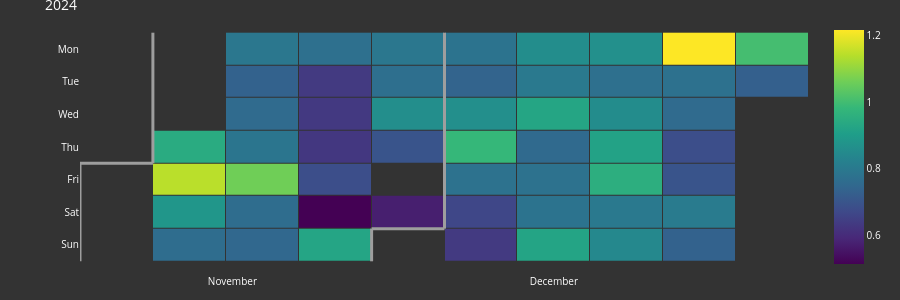
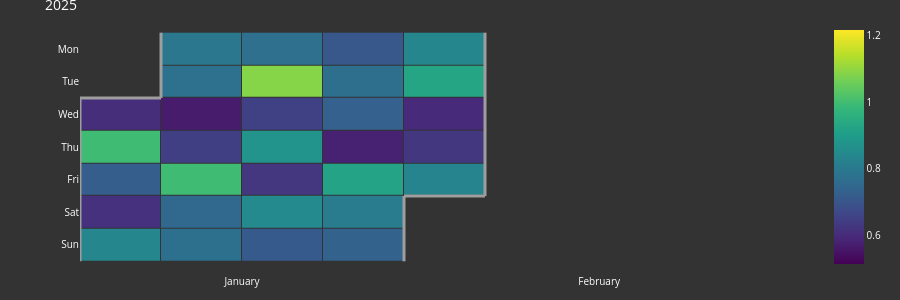

Here is the notebook cell these charts were saved with, in order:
### Markdown cell above
Bastantes más filas que en df original

### Code cell
import pandas as pd
import matplotlib.pyplot as plt
import warnings
from plotly_calplot import calplot

df['timestamp'] = pd.to_datetime(df['timestamp'])
df['date'] = df['timestamp'].dt.floor('d')
daily_avg_queue = df.groupby('date')['queue_length'].mean().reset_index()
vmin = daily_avg_queue['queue_length'].min()
vmax = daily_avg_queue['queue_length'].max()

with warnings.catch_warnings(): # pa evitar warning
        warnings.simplefilter("ignore")
        fig_2024 = calplot(daily_avg_queue[daily_avg_queue['date'].dt.year == 2024], 
                x='date', 
                y='queue_length',
                name='queue_length',
                title = '2024',
                dark_theme=True,
                showscale=True,
                colorscale="Viridis",
                start_month=11,
                month_lines_width=3,
                total_height=300,
                cmap_min=vmin, 
                cmap_max=vmax,
        )

        fig_2025 = calplot(daily_avg_queue[daily_avg_queue['date'].dt.year == 2025], 
                x='date', 
                y='queue_length',
                name='queue_length',
                title = '2025',
                dark_theme=True,
                showscale=True,
                colorscale="Viridis",
                end_month=2,
                month_lines_width=3,
                total_height=300,
                cmap_min=vmin, 
                cmap_max=vmax,
        )
print('QUEUE_LENGTH MEDIO POR DIA')
fig_2024.show()
fig_2025.show()

### Figure 1 — Plotly figure (JSON) as saved in the notebook; plotly's stock layout.template omitted (floating-point values rounded to 4 significant figures)
{"data": [{"colorscale": [[0, "#440154"], [0.1111, "#482878"], [0.2222, "#3e4989"], [0.3333, "#31688e"], [0.4444, "#26828e"], [0.5556, "#1f9e89"], [0.6667, "#35b779"], [0.7778, "#6ece58"], [0.8889, "#b5de2b"], [1, "#fde725"]], "customdata": [["2024-11-01", "queue_length"], ["2024-11-02", "queue_length"], ["2024-11-03", "queue_length"], ["2024-11-04", "queue_length"], ["2024-11-05", "queue_length"], ["2024-11-06", "queue_length"], ["2024-11-07", "queue_length"], ["2024-11-08", "queue_length"], ["2024-11-09", "queue_length"], ["2024-11-10", "queue_length"], ["2024-11-11", "queue_length"], ["2024-11-12", "queue_length"], ["2024-11-13", "queue_length"], ["2024-11-14", "queue_length"], ["2024-11-15", "queue_length"], ["2024-11-16", "queue_length"], ["2024-11-17", "queue_length"], ["2024-11-18", "queue_length"], ["2024-11-19", "queue_length"], ["2024-11-20", "queue_length"], ["2024-11-21", "queue_length"], ["2024-11-22", "queue_length"], ["2024-11-23", "queue_length"], ["2024-11-24", "queue_length"], ["2024-11-25", "queue_length"], ["2024-11-26", "queue_length"], ["2024-11-27", "queue_length"], ["2024-11-28", "queue_length"], ["2024-11-29", "queue_length"], ["2024-11-30", "queue_length"], ["2024-12-01", "queue_length"], ["2024-12-02", "queue_length"], ["2024-12-03", "queue_length"], ["2024-12-04", "queue_length"], ["2024-12-05", "queue_length"], ["2024-12-06", "queue_length"], ["2024-12-07", "queue_length"], ["2024-12-08", "queue_length"], ["2024-12-09", "queue_length"], ["2024-12-10", "queue_length"], ["2024-12-11", "queue_length"], ["2024-12-12", "queue_length"], ["2024-12-13", "queue_length"], ["2024-12-14", "queue_length"], ["2024-12-15", "queue_length"], ["2024-12-16", "queue_length"], ["2024-12-17", "queue_length"], ["2024-12-18", "queue_length"], ["2024-12-19", "queue_length"], ["2024-12-20", "queue_length"], ["2024-12-21", "queue_length"], ["2024-12-22", "queue_length"], ["2024-12-23", "queue_length"], ["2024-12-24", "queue_length"], ["2024-12-25", "queue_length"], ["2024-12-26", "queue_length"], ["2024-12-27", "queue_length"], ["2024-12-28", "queue_length"], ["2024-12-29", "queue_length"], ["2024-12-30", "queue_length"], ["2024-12-31", "queue_length"]], "hovertemplate": "%{customdata[0]} <br>Week=%{x} <br>%{customdata[1]}=%{z}", "name": "2024", "showscale": true, "type": "heatmap", "x": [44, 44, 44, 45, 45, 45, 45, 45, 45, 45, 46, 46, 46, 46, 46, 46, 46, 47, 47, 47, 47, 47, 47, 47, 48, 48, 48, 48, 48, 48, 48, 49, 49, 49, 49, 49, 49, 49, 50, 50, 50, 50, 50, 50, 50, 51, 51, 51, 51, 51, 51, 51, 52, 52, 52, 52, 52, 52, 52, 53, 53], "xaxis": "x", "xgap": 1, "y": [4, 5, 6, 0, 1, 2, 3, 4, 5, 6, 0, 1, 2, 3, 4, 5, 6, 0, 1, 2, 3, 4, 5, 6, 0, 1, 2, 3, 4, 5, 6, 0, 1, 2, 3, 4, 5, 6, 0, 1, 2, 3, 4, 5, 6, 0, 1, 2, 3, 4, 5, 6, 0, 1, 2, 3, 4, 5, 6, 0, 1], "yaxis": "y", "ygap": 1, "z": [null, null, null, null, null, null, 0.945, 1.144, 0.8818, 0.7625, 0.794, 0.7349, 0.7571, 0.7884, 1.062, 0.7647, 0.7494, 0.7723, 0.6349, 0.6338, 0.6289, 0.683, 0.5149, 0.9253, 0.7929, 0.7692, 0.8596, 0.6983, null, 0.5743, null, 0.782, 0.7382, 0.8625, 0.9812, 0.7789, 0.6668, 0.6342, 0.8577, 0.7992, 0.9271, 0.7556, 0.7783, 0.7826, 0.9221, 0.8657, 0.7715, 0.8546, 0.9185, 0.9557, 0.7998, 0.8425, 1.216, 0.7756, 0.7568, 0.6841, 0.6995, 0.8069, 0.7343, 1.004, 0.7293], "zmax": 1.216, "zmin": 0.5149}, {"hoverinfo": "skip", "line": {"color": "#9e9e9e", "width": 3}, "mode": "lines", "type": "scatter", "x": [43.5, 43.5], "xaxis": "x", "y": [3.5, 6.5], "yaxis": "y"}, {"hoverinfo": "skip", "line": {"color": "#9e9e9e", "width": 3}, "mode": "lines", "type": "scatter", "x": [43.5, 44.5], "xaxis": "x", "y": [3.5, 3.5], "yaxis": "y"}, {"hoverinfo": "skip", "line": {"color": "#9e9e9e", "width": 3}, "mode": "lines", "type": "scatter", "x": [44.5, 44.5], "xaxis": "x", "y": [3.5, -0.5], "yaxis": "y"}, {"hoverinfo": "skip", "line": {"color": "#9e9e9e", "width": 3}, "mode": "lines", "type": "scatter", "x": [47.5, 47.5], "xaxis": "x", "y": [5.5, 6.5], "yaxis": "y"}, {"hoverinfo": "skip", "line": {"color": "#9e9e9e", "width": 3}, "mode": "lines", "type": "scatter", "x": [47.5, 48.5], "xaxis": "x", "y": [5.5, 5.5], "yaxis": "y"}, {"hoverinfo": "skip", "line": {"color": "#9e9e9e", "width": 3}, "mode": "lines", "type": "scatter", "x": [48.5, 48.5], "xaxis": "x", "y": [5.5, -0.5], "yaxis": "y"}], "layout": {"font": {"color": "#fff", "size": 10}, "height": 300, "margin": {"b": 20, "t": 20}, "paper_bgcolor": "#333", "plot_bgcolor": "#333", "showlegend": false, "title": {"text": "2024"}, "xaxis": {"anchor": "y", "domain": [0, 1], "showgrid": false, "showline": false, "tickmode": "array", "ticktext": [null, null, null, null, null, null, null, null, null, null, "November", "December"], "tickvals": [1.5, 5.909, 10.32, 14.73, 19.14, 23.55, 27.95, 32.36, 36.77, 41.18, 45.59, 50], "zeroline": false}, "yaxis": {"anchor": "x", "autorange": "reversed", "domain": [0, 1], "showgrid": false, "showline": false, "tickmode": "array", "ticktext": ["Mon", "Tue", "Wed", "Thu", "Fri", "Sat", "Sun"], "tickvals": [0, 1, 2, 3, 4, 5, 6], "zeroline": false}}}

### Figure 2 — Plotly figure (JSON) as saved in the notebook; plotly's stock layout.template omitted (floating-point values rounded to 4 significant figures)
{"data": [{"colorscale": [[0, "#440154"], [0.1111, "#482878"], [0.2222, "#3e4989"], [0.3333, "#31688e"], [0.4444, "#26828e"], [0.5556, "#1f9e89"], [0.6667, "#35b779"], [0.7778, "#6ece58"], [0.8889, "#b5de2b"], [1, "#fde725"]], "customdata": [["2025-01-01", "queue_length"], ["2025-01-02", "queue_length"], ["2025-01-03", "queue_length"], ["2025-01-04", "queue_length"], ["2025-01-05", "queue_length"], ["2025-01-06", "queue_length"], ["2025-01-07", "queue_length"], ["2025-01-08", "queue_length"], ["2025-01-09", "queue_length"], ["2025-01-10", "queue_length"], ["2025-01-11", "queue_length"], ["2025-01-12", "queue_length"], ["2025-01-13", "queue_length"], ["2025-01-14", "queue_length"], ["2025-01-15", "queue_length"], ["2025-01-16", "queue_length"], ["2025-01-17", "queue_length"], ["2025-01-18", "queue_length"], ["2025-01-19", "queue_length"], ["2025-01-20", "queue_length"], ["2025-01-21", "queue_length"], ["2025-01-22", "queue_length"], ["2025-01-23", "queue_length"], ["2025-01-24", "queue_length"], ["2025-01-25", "queue_length"], ["2025-01-26", "queue_length"], ["2025-01-27", "queue_length"], ["2025-01-28", "queue_length"], ["2025-01-29", "queue_length"], ["2025-01-30", "queue_length"], ["2025-01-31", "queue_length"], ["2025-02-01", "queue_length"], ["2025-02-02", "queue_length"], ["2025-02-03", "queue_length"], ["2025-02-04", "queue_length"], ["2025-02-05", "queue_length"], ["2025-02-06", "queue_length"], ["2025-02-07", "queue_length"], ["2025-02-08", "queue_length"], ["2025-02-09", "queue_length"], ["2025-02-10", "queue_length"], ["2025-02-11", "queue_length"], ["2025-02-12", "queue_length"], ["2025-02-13", "queue_length"], ["2025-02-14", "queue_length"], ["2025-02-15", "queue_length"], ["2025-02-16", "queue_length"], ["2025-02-17", "queue_length"], ["2025-02-18", "queue_length"], ["2025-02-19", "queue_length"], ["2025-02-20", "queue_length"], ["2025-02-21", "queue_length"], ["2025-02-22", "queue_length"], ["2025-02-23", "queue_length"], ["2025-02-24", "queue_length"], ["2025-02-25", "queue_length"], ["2025-02-26", "queue_length"], ["2025-02-27", "queue_length"], ["2025-02-28", "queue_length"]], "hovertemplate": "%{customdata[0]} <br>Week=%{x} <br>%{customdata[1]}=%{z}", "name": "2025", "showscale": true, "type": "heatmap", "x": [0, 0, 0, 0, 0, 1, 1, 1, 1, 1, 1, 1, 2, 2, 2, 2, 2, 2, 2, 3, 3, 3, 3, 3, 3, 3, 4, 4, 4, 4, 4, 4, 4, 5, 5, 5, 5, 5, 5, 5, 6, 6, 6, 6, 6, 6, 6, 7, 7, 7, 7, 7, 7, 7, 8, 8, 8, 8, 8], "xaxis": "x", "xgap": 1, "y": [2, 3, 4, 5, 6, 0, 1, 2, 3, 4, 5, 6, 0, 1, 2, 3, 4, 5, 6, 0, 1, 2, 3, 4, 5, 6, 0, 1, 2, 3, 4, 5, 6, 0, 1, 2, 3, 4, 5, 6, 0, 1, 2, 3, 4, 5, 6, 0, 1, 2, 3, 4, 5, 6, 0, 1, 2, 3, 4], "yaxis": "y", "ygap": 1, "z": [0.6075, 0.9965, 0.7248, 0.615, 0.8373, 0.7947, 0.7765, 0.5681, 0.6467, 0.9972, 0.7514, 0.7736, 0.7714, 1.087, 0.6529, 0.8767, 0.6269, 0.85, 0.7136, 0.7084, 0.7705, 0.7317, 0.5807, 0.9213, 0.808, 0.7361, 0.8403, 0.9274, 0.5976, 0.6306, 0.8323, null, null, null, null, null, null, null, null, null, null, null, null, null, null, null, null, null, null, null, null, null, null, null, null, null, null, null, null], "zmax": 1.216, "zmin": 0.5149}, {"hoverinfo": "skip", "line": {"color": "#9e9e9e", "width": 3}, "mode": "lines", "type": "scatter", "x": [-0.5, -0.5], "xaxis": "x", "y": [1.5, 6.5], "yaxis": "y"}, {"hoverinfo": "skip", "line": {"color": "#9e9e9e", "width": 3}, "mode": "lines", "type": "scatter", "x": [-0.5, 0.5], "xaxis": "x", "y": [1.5, 1.5], "yaxis": "y"}, {"hoverinfo": "skip", "line": {"color": "#9e9e9e", "width": 3}, "mode": "lines", "type": "scatter", "x": [0.5, 0.5], "xaxis": "x", "y": [1.5, -0.5], "yaxis": "y"}, {"hoverinfo": "skip", "line": {"color": "#9e9e9e", "width": 3}, "mode": "lines", "type": "scatter", "x": [3.5, 3.5], "xaxis": "x", "y": [4.5, 6.5], "yaxis": "y"}, {"hoverinfo": "skip", "line": {"color": "#9e9e9e", "width": 3}, "mode": "lines", "type": "scatter", "x": [3.5, 4.5], "xaxis": "x", "y": [4.5, 4.5], "yaxis": "y"}, {"hoverinfo": "skip", "line": {"color": "#9e9e9e", "width": 3}, "mode": "lines", "type": "scatter", "x": [4.5, 4.5], "xaxis": "x", "y": [4.5, -0.5], "yaxis": "y"}], "layout": {"font": {"color": "#fff", "size": 10}, "height": 300, "margin": {"b": 20, "t": 20}, "paper_bgcolor": "#333", "plot_bgcolor": "#333", "showlegend": false, "title": {"text": "2025"}, "xaxis": {"anchor": "y", "domain": [0, 1], "showgrid": false, "showline": false, "tickmode": "array", "ticktext": ["January", "February", null, null, null, null, null, null, null, null, null, null], "tickvals": [1.5, 5.909, 10.32, 14.73, 19.14, 23.55, 27.95, 32.36, 36.77, 41.18, 45.59, 50], "zeroline": false}, "yaxis": {"anchor": "x", "autorange": "reversed", "domain": [0, 1], "showgrid": false, "showline": false, "tickmode": "array", "ticktext": ["Mon", "Tue", "Wed", "Thu", "Fri", "Sat", "Sun"], "tickvals": [0, 1, 2, 3, 4, 5, 6], "zeroline": false}}}
